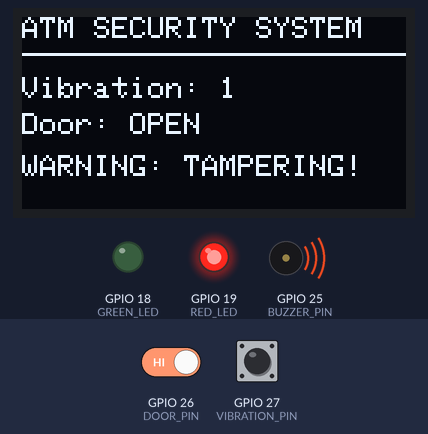
Bench run of a sketch on a simulated ESP32. Shown: 128×64 one-colour display, output pins drawn as LEDs (lit = HIGH), buzzer (waves = sounding, pin HIGH). The inputs (shaded band) are chosen by the test bench; at power-on: GPIO 26 (DOOR_PIN) HIGH, GPIO 27 (VIBRATION_PIN) HIGH. WiFi joins after 1.5 s; servers stay silent unless stated; uploads are accepted with an empty reply; what the sketch prints to the serial monitor is not drawn.

Above: at 2.7 s.
2.8 s: GPIO 26 (DOOR_PIN) driven LOW
At 3.6 s:
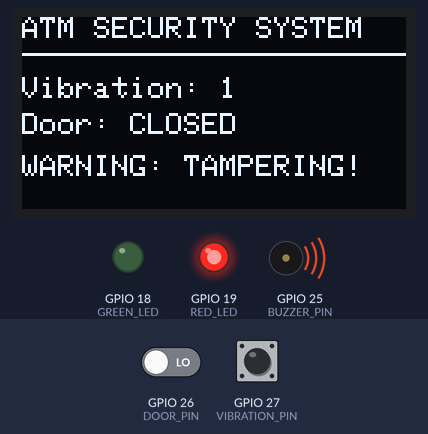
4.4 s: GPIO 27 (VIBRATION_PIN) pulled LOW for 3.2 s
At 6.3 s:
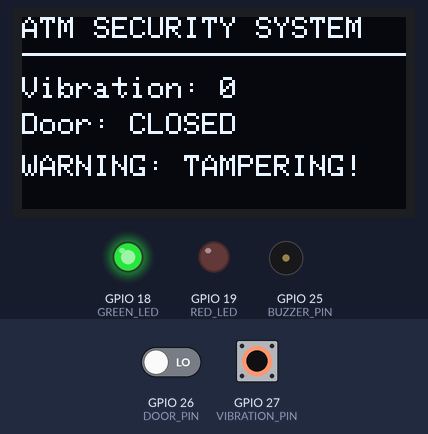
9.1 s: GPIO 26 (DOOR_PIN) driven HIGH
At 10.5 s:
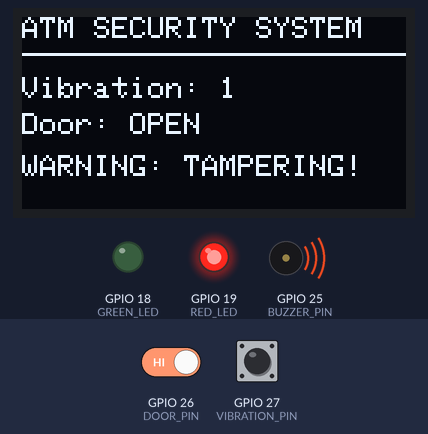
10.8 s: GPIO 27 (VIBRATION_PIN) pulled LOW for 0.35 s
At 11.12 s:
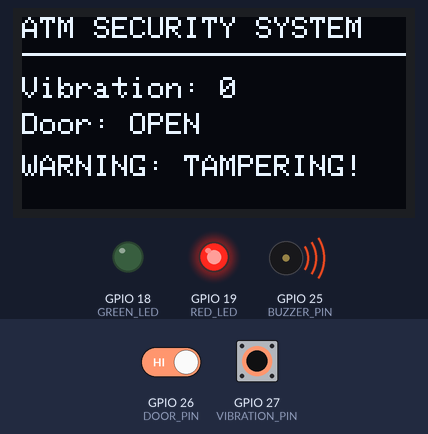
Timing chart, 0 to 13.7 s (numbered marks = the images above; inputs shaded):
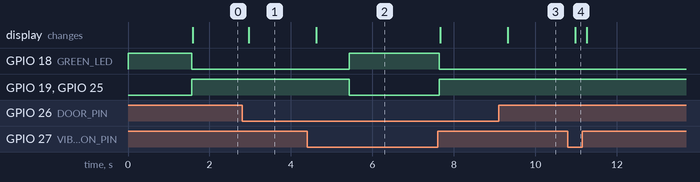

Measured:
- after the input at 2.8 s, the display: changes after 0.17 s (image 1)
- after the input at 4.4 s, GPIO 18 (GREEN_LED): LOW → HIGH after 1.0 s, → LOW 2.2 s later; GPIO 19 (RED_LED), GPIO 25 (BUZZER_PIN): HIGH → LOW after 1.0 s, → HIGH 2.2 s later; the display: changes after 0.23 s (image 2)
- after the input at 9.1 s, the display: changes after 0.23 s (image 3)
- after the input at 10.8 s, the display: changes after 0.19 s (image 4)

The sketch:

pyconnect.ino
```cpp
#include <WiFi.h>
#include <HTTPClient.h>
#include <Wire.h>
#include <Adafruit_GFX.h>
#include <Adafruit_SSD1306.h>

// ---------- WIFI SETTINGS ----------
const char* ssid = "A15";
const char* password = "123456789";

// Laptop server address
const char* serverURL = "http://10.127.136.251:8000/sensor";

// ---------- PIN CONFIGURATION ----------
#define VIBRATION_PIN 27
#define DOOR_PIN 26

#define RED_LED 19
#define GREEN_LED 18
#define BUZZER_PIN 25

#define SDA_PIN 21
#define SCL_PIN 22

// ---------- SENSOR LOGIC ----------
#define DOOR_OPEN_LEVEL HIGH
#define VIBRATION_ACTIVE HIGH

// ---------- OLED SETTINGS ----------
#define SCREEN_WIDTH 128
#define SCREEN_HEIGHT 64
#define OLED_RESET -1

Adafruit_SSD1306 display(
  SCREEN_WIDTH,
  SCREEN_HEIGHT,
  &Wire,
  OLED_RESET
);

// ---------- VARIABLES ----------
int vibration = 0;
int door = 0;
int alarmValue = 0;

int previousAlarm = -1;

unsigned long lastSendTime = 0;
unsigned long lastWiFiCheck = 0;
unsigned long lastVibrationTime = 0;
unsigned long lastOledVibrationTime = 0;

const unsigned long sendInterval = 250;
const unsigned long wifiCheckInterval = 10000;
const unsigned long alarmHoldTime = 1000;
const unsigned long oledHoldTime = 5000;

// ---------- WIFI CONNECTION ----------
void connectWiFi() {
  Serial.println();
  Serial.println("Connecting to WiFi...");

  WiFi.mode(WIFI_STA);
  WiFi.begin(ssid, password);

  unsigned long startTime = millis();

  while (WiFi.status() != WL_CONNECTED &&
         millis() - startTime < 20000) {
    delay(500);
    Serial.print(".");
  }

  if (WiFi.status() == WL_CONNECTED) {
    Serial.println();
    Serial.println("WiFi Connected!");
    Serial.print("ESP32 IP Address: ");
    Serial.println(WiFi.localIP());
  } else {
    Serial.println();
    Serial.println("WiFi Connection Failed!");
  }
}

// ---------- OLED DISPLAY ----------
void showDisplay(int vibrationValue, int doorValue) {
  display.clearDisplay();

  display.setTextSize(1);
  display.setTextColor(SSD1306_WHITE);

  display.setCursor(0, 0);
  display.println("ATM SECURITY SYSTEM");

  display.drawLine(0, 12, 128, 12, SSD1306_WHITE);

  display.setCursor(0, 20);
  display.print("Vibration: ");
  display.println(vibrationValue);

  display.setCursor(0, 32);
  display.print("Door: ");
  display.println(doorValue == 1 ? "OPEN" : "CLOSED");

  display.setCursor(0, 46);

  // OLED warning depends ONLY on vibration
  if (lastOledVibrationTime != 0 &&
      millis() - lastOledVibrationTime < oledHoldTime) {
    display.println("WARNING: TAMPERING!");
  } else {
    display.println("STATUS: NORMAL");
  }

  display.display();
}

// ---------- OUTPUT CONTROL ----------
// Original LED and buzzer logic unchanged
void controlOutputs(int alarmStatus) {
  if (alarmStatus == 1) {
    digitalWrite(RED_LED, HIGH);
    digitalWrite(GREEN_LED, LOW);
    digitalWrite(BUZZER_PIN, HIGH);
  } else {
    digitalWrite(RED_LED, LOW);
    digitalWrite(GREEN_LED, HIGH);
    digitalWrite(BUZZER_PIN, LOW);
  }
}

// ---------- SEND DATA TO PYTHON SERVER ----------
void sendSensorData(int vibrationValue, int doorValue, int alarmStatus) {
  if (WiFi.status() != WL_CONNECTED) {
    Serial.println("WiFi disconnected. Data not sent.");
    return;
  }

  HTTPClient http;

  http.setConnectTimeout(300);
  http.setTimeout(300);

  http.begin(serverURL);
  http.addHeader("Content-Type", "application/json");

  String json = "{";
  json += "\"vibration\":" + String(vibrationValue);
  json += ",\"door\":" + String(doorValue);
  json += ",\"alarm\":" + String(alarmStatus);
  json += "}";

  int httpResponseCode = http.POST(json);

  Serial.print("HTTP Response: ");
  Serial.println(httpResponseCode);

  if (httpResponseCode > 0) {
    Serial.println("Data sent successfully.");
  } else {
    Serial.println("Error sending data.");
  }

  http.end();
}

// ---------- SETUP ----------
void setup() {
  Serial.begin(115200);

  pinMode(VIBRATION_PIN, INPUT_PULLUP);
  pinMode(DOOR_PIN, INPUT_PULLUP);

  pinMode(RED_LED, OUTPUT);
  pinMode(GREEN_LED, OUTPUT);
  pinMode(BUZZER_PIN, OUTPUT);

  digitalWrite(RED_LED, LOW);
  digitalWrite(GREEN_LED, HIGH);
  digitalWrite(BUZZER_PIN, LOW);

  Wire.begin(SDA_PIN, SCL_PIN);

  if (!display.begin(SSD1306_SWITCHCAPVCC, 0x3C)) {
    Serial.println("OLED initialization failed!");
  } else {
    display.clearDisplay();
    display.setTextSize(1);
    display.setTextColor(SSD1306_WHITE);
    display.setCursor(0, 20);
    display.println("ATM SECURITY SYSTEM");
    display.println("Starting...");
    display.display();
  }

  connectWiFi();
}

// ---------- MAIN LOOP ----------
void loop() {
  int vibrationRaw = digitalRead(VIBRATION_PIN);
  int doorRaw = digitalRead(DOOR_PIN);

  vibration = (vibrationRaw == VIBRATION_ACTIVE) ? 1 : 0;
  door = (doorRaw == DOOR_OPEN_LEVEL) ? 1 : 0;

  // Update timers whenever vibration is detected
  if (vibration == 1) {
    lastVibrationTime = millis();
    lastOledVibrationTime = millis();
  }

  bool vibrationAlarm =
    (lastVibrationTime != 0 &&
     millis() - lastVibrationTime <= alarmHoldTime);

  // Original LED and buzzer alarm calculation unchanged
  bool doorAlarm = (door == 1);
  alarmValue = (vibrationAlarm || doorAlarm) ? 1 : 0;

  // Control LEDs and buzzer using original alarm logic
  controlOutputs(alarmValue);

  // OLED uses its separate 5-second vibration timer
  showDisplay(vibration, door);

  if (alarmValue != previousAlarm) {
    Serial.println("--------------------------");

    Serial.print("Vibration: ");
    Serial.println(vibration);

    Serial.print("Door: ");
    Serial.println(door);

    Serial.print("Alarm: ");
    Serial.println(alarmValue);

    if (alarmValue == 1) {
      Serial.println("WARNING: SUSPICIOUS ACTIVITY!");
    } else {
      Serial.println("ATM STATUS: NORMAL");
    }

    previousAlarm = alarmValue;
  }

  // Send data every second
  // Send sensor data every 250 milliseconds
if (millis() - lastSendTime >= sendInterval) {
  lastSendTime = millis();
  sendSensorData(vibration, door, alarmValue);
}

  // Reconnect WiFi if disconnected
  if (WiFi.status() != WL_CONNECTED &&
      millis() - lastWiFiCheck >= wifiCheckInterval) {
    lastWiFiCheck = millis();

    Serial.println("Reconnecting WiFi...");

    WiFi.disconnect();
    WiFi.begin(ssid, password);
  }

  delay(50);
}
```
